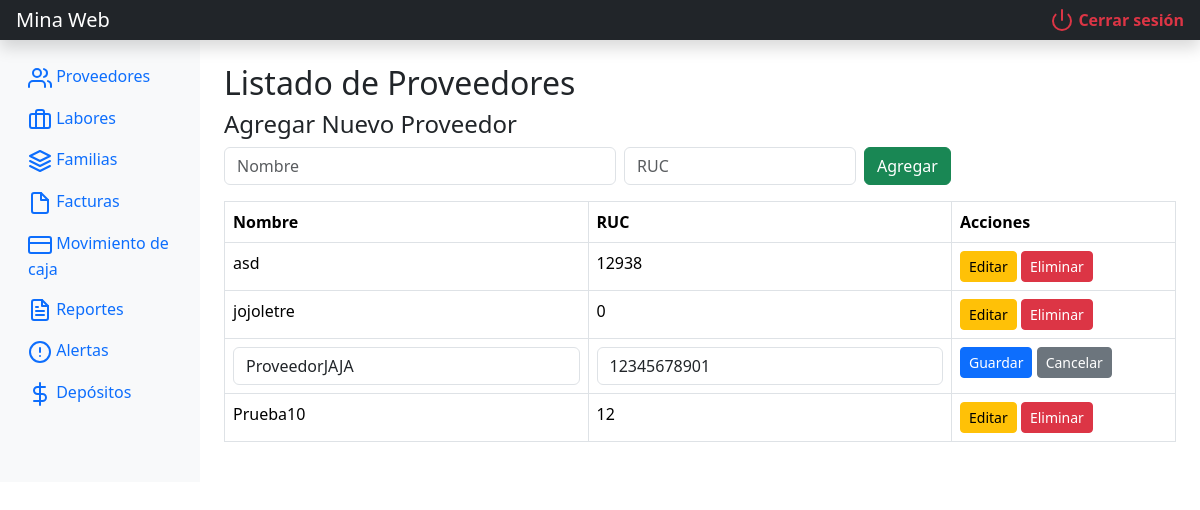
Page /mina_web/proveedores.php?editar=1 (signed in) on the committed database.
### tables this page shows
CREATE TABLE `proveedor` (
  `id_proveedor` int(11) NOT NULL,
  `nombre` varchar(100) NOT NULL,
  `RUC` bigint(20) NOT NULL
);

### mina_web/proveedores.php (the view, shortened to what this page needs)
<?php
include 'includes/db.php';
include 'includes/header.php';
$editando_id = isset($_GET['editar']) ? intval($_GET['editar']) : 0;
$proveedores = $pdo->query("SELECT * FROM proveedor ORDER BY nombre ASC")->fetchAll();
?>
<h1 class="h2">Listado de Proveedores</h1>
<h4>Agregar Nuevo Proveedor</h4>
<form method="post" class="mb-3 row g-2">
    <div class="col-md-5">
        <input type="text" name="nombre_new" class="form-control" placeholder="Nombre" required>
    </div>
    <div class="col-md-3">
        <input type="text" name="ruc_new" class="form-control" placeholder="RUC">
    </div>
    <div class="col-md-2">
        <button type="submit" name="agregar" class="btn btn-success">Agregar</button>
    </div>
</form>
<table class="table table-bordered">
    <thead>
        <tr>
            <th>Nombre</th>
            <th>RUC</th>
            <th>Acciones</th>
        </tr>
    </thead>
    <tbody>
        <?php foreach($proveedores as $prov): ?>
        <tr>
            <?php if($editando_id == $prov['id_proveedor']): ?>
                <form method="post">
                    <td>
                        <input type="text" name="nombre" value="<?= htmlspecialchars($prov['nombre']) ?>" class="form-control" required>
                    </td>
                    <td>
                        <input type="text" name="ruc" value="<?= htmlspecialchars($prov['RUC']) ?>" class="form-control">
                    </td>
                    <td>
                        <button type="submit" name="guardar_edicion" class="btn btn-primary btn-sm">Guardar</button>
                        <a href="proveedores.php" class="btn btn-secondary btn-sm">Cancelar</a>
                    </td>
                </form>
            <?php else: ?>
                <td><?= htmlspecialchars($prov['nombre']) ?></td>
                <td><?= htmlspecialchars($prov['RUC']) ?></td>
                <td>
                    <a href="proveedores.php?editar=<?= $prov['id_proveedor'] ?>" class="btn btn-warning btn-sm">Editar</a>
                    <a href="proveedores.php?eliminar=<?= $prov['id_proveedor'] ?>" class="btn btn-danger btn-sm" onclick="return confirm('¿Seguro que deseas eliminar este proveedor?')">Eliminar</a>
                </td>
            <?php endif; ?>
        </tr>
        <?php endforeach; ?>
    </tbody>
</table>
<?php include 'includes/footer.php'; ?>

### rows in the picture
proveedor: nombre "asd", RUC "12938"
proveedor: nombre "jojoletre", RUC "0"
proveedor: nombre "ProveedorJAJA", ruc "12345678901"
proveedor: nombre "Prueba10", RUC "12"

### other values in the picture
$item['label'] "Proveedores"
$item['label'] "Labores"
$item['label'] "Familias"
$item['label'] "Facturas"
$item['label'] "Movimiento de caja"
$item['label'] "Reportes"
$item['label'] "Alertas"
$item['label'] "Depósitos"
